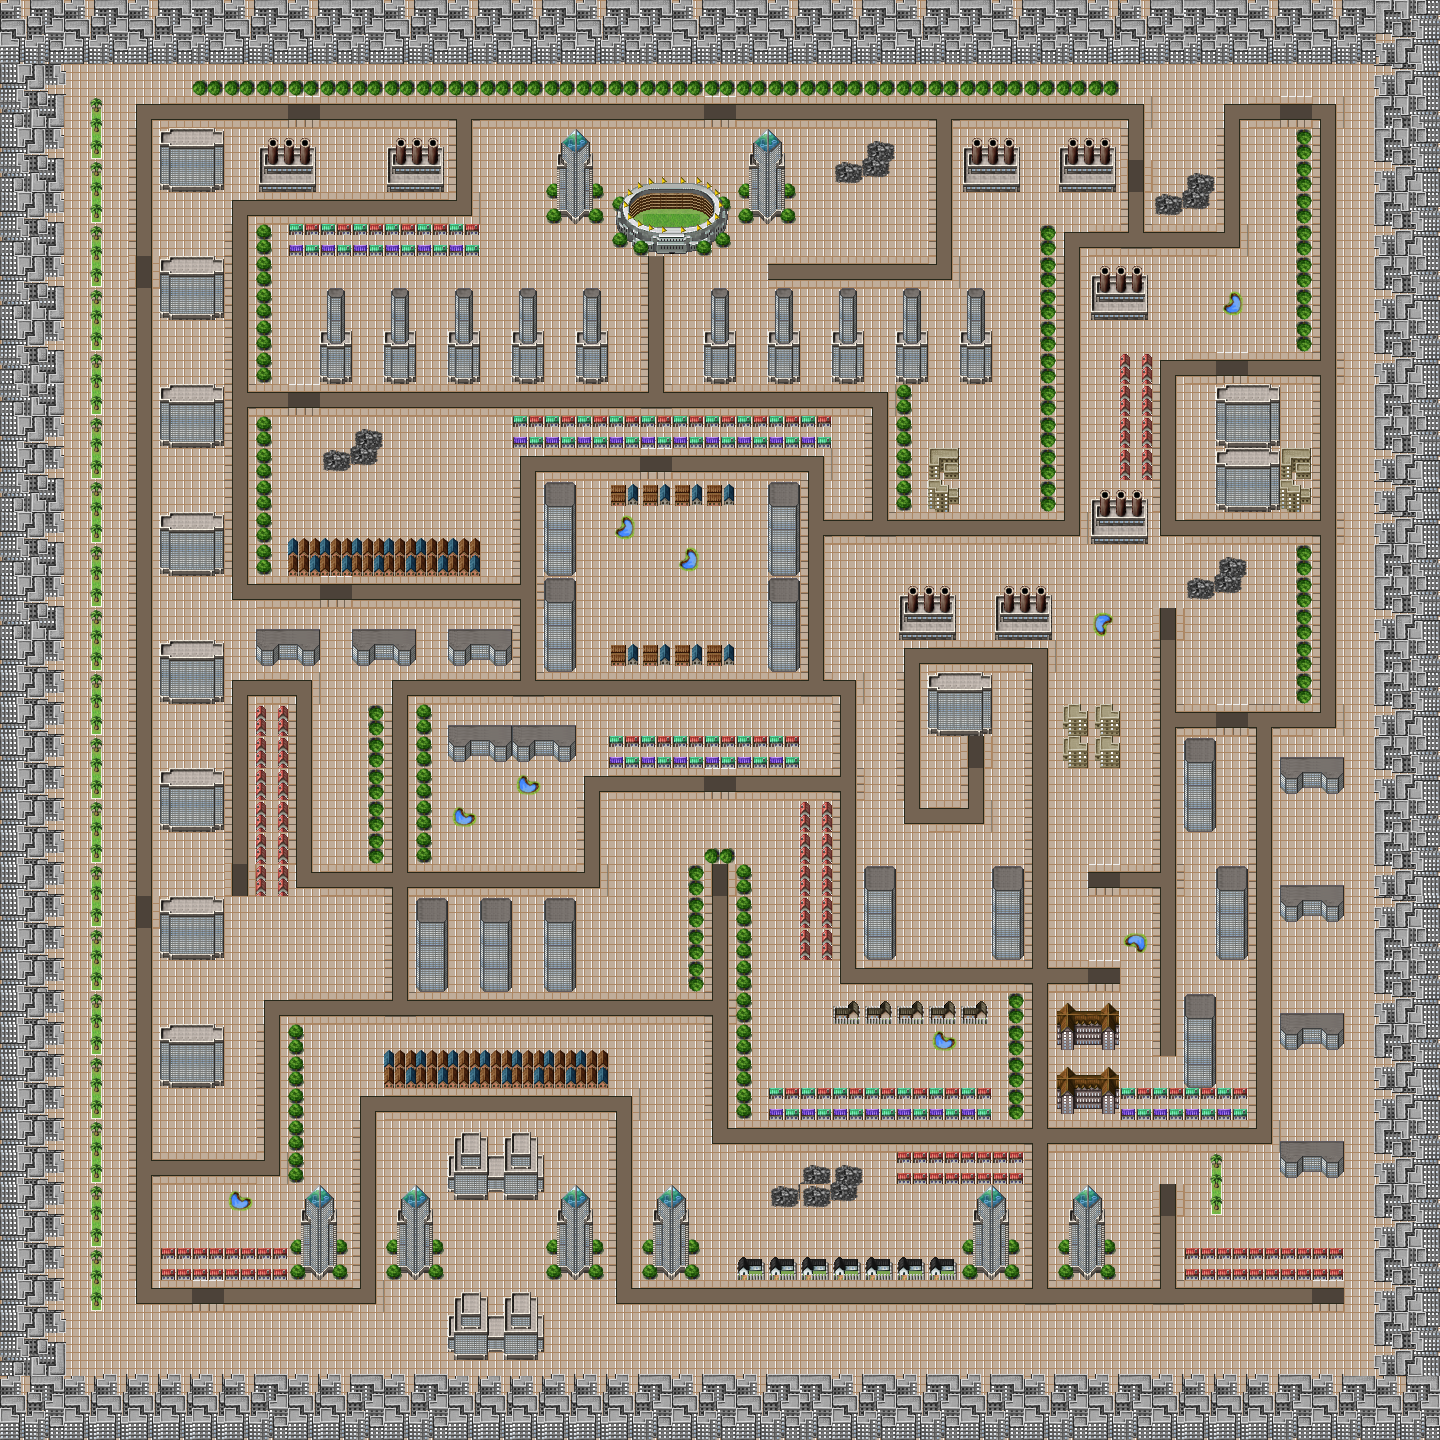

Below is a game level as drawn by its tile map, then a one-line description and the .tmx that defines it (tile-layer data replaced by summaries):
An orthogonal 45x45 tile map with 32x32 px tiles, 3 tile layers (Ground, Road, Buildings).

<map version="1.0" orientation="orthogonal" renderorder="right-down" width="45" height="45" tilewidth="32" tileheight="32" nextobjectid="1">
 <tileset firstgid="1" name="TileE-1" tilewidth="32" tileheight="32">
  <image source="TileE-1.png" width="512" height="512" />
  <tile id="94">
   <properties>
    <property name="minigame" value="true" />
   </properties>
  </tile>
  <tile id="95">
   <properties>
    <property name="minigame" value="true" />
   </properties>
  </tile>
  <tile id="110">
   <properties>
    <property name="minigame" value="true" />
   </properties>
  </tile>
  <tile id="111">
   <properties>
    <property name="minigame" value="true" />
   </properties>
  </tile>
  <tile id="126">
   <properties>
    <property name="minigame" value="true" />
   </properties>
  </tile>
  <tile id="127">
   <properties>
    <property name="minigame" value="true" />
   </properties>
  </tile>
  <tile id="142">
   <properties>
    <property name="minigame" value="true" />
   </properties>
  </tile>
  <tile id="143">
   <properties>
    <property name="minigame" value="true" />
   </properties>
  </tile>
  <tile id="158">
   <properties>
    <property name="minigame" value="true" />
   </properties>
  </tile>
  <tile id="159">
   <properties>
    <property name="minigame" value="true" />
   </properties>
  </tile>
  <tile id="169">
   <properties>
    <property name="heroHQ" value="true" />
   </properties>
  </tile>
  <tile id="174">
   <properties>
    <property name="minigame" value="true" />
   </properties>
  </tile>
  <tile id="175">
   <properties>
    <property name="minigame" value="true" />
   </properties>
  </tile>
 </tileset>
 <layer name="Ground" width="45" height="45">
  <data>[2025 cells, 2025 non-empty, 1 distinct tile ids]</data>
 </layer>
 <layer name="Road" width="45" height="45">
  <data>[2025 cells, 461 non-empty, 14 distinct tile ids]</data>
 </layer>
 <layer name="Buildings" width="45" height="45">
  <data>[2025 cells, 1004 non-empty, 74 distinct tile ids]</data>
 </layer>
</map>
